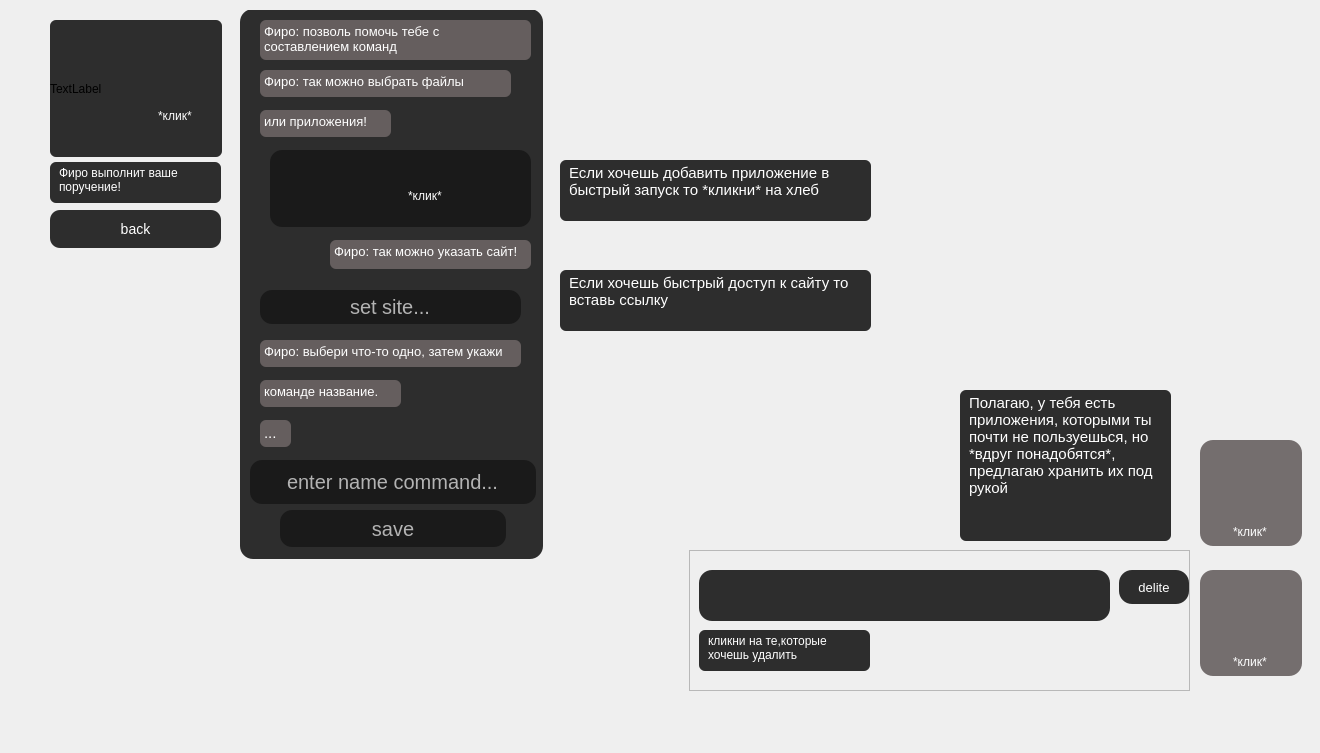
    <widget class="QWidget" name="page_add_frame">
     <widget class="QStackedWidget" name="stacked_add_frame">
      <property name="geometry">
       <rect>
        <x>30</x>
        <y>10</y>
        <width>1281</width>
        <height>734</height>
       </rect>
      </property>
      <property name="layoutDirection">
       <enum>Qt::LeftToRight</enum>
      </property>
      <property name="currentIndex">
       <number>0</number>
      </property>
      <widget class="QWidget" name="page_add_1">
       <widget class="QLineEdit" name="lineedit_command">
        <property name="geometry">
         <rect>
          <x>220</x>
          <y>450</y>
          <width>286</width>
          <height>44</height>
         </rect>
        </property>
        <property name="styleSheet">
         <string notr="true">background: rgba(23, 23, 23, 0.9);
box-shadow: 2px 4px 4px rgba(0, 0, 0, 0.25);
border-radius: 12px;
font-size: 20px;
line-height: 37px;

color: rgba(255, 255, 255, 0.67);</string>
        </property>
        <property name="text">
         <string>enter name command...</string>
        </property>
        <property name="alignment">
         <set>Qt::AlignCenter</set>
        </property>
       </widget>
       <widget class="QTextBrowser" name="label_add_1">
        <property name="geometry">
         <rect>
          <x>230</x>
          <y>10</y>
          <width>271</width>
          <height>40</height>
         </rect>
        </property>
        <property name="styleSheet">
         <string notr="true">background: rgba(233, 209, 209, 0.3);
box-shadow: 2px 4px 4px rgba(0, 0, 0, 0.25);
border-radius: 6px;
font-family: 'Titillium Web';
font-style: normal;
font-weight: 400;
font-size: 13px;
line-height: 20px;

color: #FFFFFF;</string>
        </property>
        <property name="html">
         <string>&lt;!DOCTYPE HTML PUBLIC &quot;-//W3C//DTD HTML 4.0//EN&quot; &quot;http://www.w3.org/TR/REC-html40/strict.dtd&quot;&gt;
&lt;html&gt;&lt;head&gt;&lt;meta name=&quot;qrichtext&quot; content=&quot;1&quot; /&gt;&lt;style type=&quot;text/css&quot;&gt;
p, li { white-space: pre-wrap; }
&lt;/style&gt;&lt;/head&gt;&lt;body style=&quot; font-family:'Titillium Web'; font-size:13px; font-weight:400; font-style:normal;&quot;&gt;
&lt;p style=&quot; margin-top:0px; margin-bottom:0px; margin-left:0px; margin-right:0px; -qt-block-indent:0; text-indent:0px;&quot;&gt;&lt;span style=&quot; font-size:10pt;&quot;&gt;Фиро: позволь помочь тебе с составлением команд&lt;/span&gt;&lt;/p&gt;&lt;/body&gt;&lt;/html&gt;</string>
        </property>
       </widget>
       <widget class="QTextBrowser" name="label_add_4">
        <property name="geometry">
         <rect>
          <x>300</x>
          <y>230</y>
          <width>201</width>
          <height>29</height>
         </rect>
        </property>
        <property name="styleSheet">
         <string notr="true">background: rgba(233, 209, 209, 0.3);
box-shadow: 2px 4px 4px rgba(0, 0, 0, 0.25);
border-radius: 6px;
font-family: 'Titillium Web';
font-style: normal;
font-weight: 400;
font-size: 13px;
line-height: 20px;

color: #FFFFFF;</string>
        </property>
        <property name="html">
         <string>&lt;!DOCTYPE HTML PUBLIC &quot;-//W3C//DTD HTML 4.0//EN&quot; &quot;http://www.w3.org/TR/REC-html40/strict.dtd&quot;&gt;
&lt;html&gt;&lt;head&gt;&lt;meta name=&quot;qrichtext&quot; content=&quot;1&quot; /&gt;&lt;style type=&quot;text/css&quot;&gt;
p, li { white-space: pre-wrap; }
&lt;/style&gt;&lt;/head&gt;&lt;body style=&quot; font-family:'Titillium Web'; font-size:13px; font-weight:400; font-style:normal;&quot;&gt;
&lt;p style=&quot; margin-top:0px; margin-bottom:0px; margin-left:0px; margin-right:0px; -qt-block-indent:0; text-indent:0px;&quot;&gt;&lt;span style=&quot; font-size:10pt;&quot;&gt;Фиро: так можно указать сайт!&lt;/span&gt;&lt;/p&gt;&lt;/body&gt;&lt;/html&gt;</string>
        </property>
       </widget>
       <widget class="QPushButton" name="save_command_button">
        <property name="geometry">
         <rect>
          <x>250</x>
          <y>500</y>
          <width>226</width>
          <height>37</height>
         </rect>
        </property>
        <property name="sizePolicy">
         <sizepolicy hsizetype="Minimum" vsizetype="Fixed">
          <horstretch>0</horstretch>
          <verstretch>0</verstretch>
         </sizepolicy>
        </property>
        <property name="layoutDirection">
         <enum>Qt::LeftToRight</enum>
        </property>
        <property name="autoFillBackground">
         <bool>false</bool>
        </property>
        <property name="styleSheet">
         <string notr="true">background: rgba(23, 23, 23, 0.9);
box-shadow: 2px 4px 4px rgba(0, 0, 0, 0.25);
border-radius: 12px;
font-size: 20px;
line-height: 37px;

color: rgba(255, 255, 255, 0.67);</string>
        </property>
        <property name="text">
         <string>save</string>
        </property>
        <property name="icon">
         <iconset>
          <normaloff>../../Neko_project/DeKi-Project/material/image 32.png</normaloff>../../Neko_project/DeKi-Project/material/image 32.png</iconset>
        </property>
       </widget>
       <widget class="QLabel" name="label_add_click_1">
        <property name="geometry">
         <rect>
          <x>120</x>
          <y>90</y>
          <width>61</width>
          <height>31</height>
         </rect>
        </property>
        <property name="styleSheet">
         <string notr="true">background: rgba(23, 23, 23, 0.0);
box-shadow: 2px 4px 4px rgba(0, 0, 0, 0.25);
border-radius: 6px;
font: 8pt &quot;Arial&quot;;
font-style: normal;
font-weight: 400;
font-size: 12px;
line-height: 18px;
padding: 0 0 0 5px;
color: #FFFFFF;</string>
        </property>
        <property name="text">
         <string>*клик*</string>
        </property>
       </widget>
       <widget class="QLabel" name="label_29">
        <property name="geometry">
         <rect>
          <x>20</x>
          <y>10</y>
          <width>172</width>
          <height>137</height>
         </rect>
        </property>
        <property name="styleSheet">
         <string notr="true">background: rgba(23, 23, 23, 0.9);
box-shadow: 2px 4px 4px rgba(0, 0, 0, 0.25);
border-radius: 6px;</string>
        </property>
        <property name="text">
         <string>TextLabel</string>
        </property>
       </widget>
       <widget class="QTextBrowser" name="label_add_7">
        <property name="geometry">
         <rect>
          <x>230</x>
          <y>410</y>
          <width>31</width>
          <height>27</height>
         </rect>
        </property>
        <property name="styleSheet">
         <string notr="true">background: rgba(233, 209, 209, 0.3);
box-shadow: 2px 4px 4px rgba(0, 0, 0, 0.25);
border-radius: 6px;
font-family: 'Titillium Web';
font-style: normal;
font-weight: 400;
font-size: 13px;
line-height: 20px;

color: #FFFFFF;</string>
        </property>
        <property name="html">
         <string>&lt;!DOCTYPE HTML PUBLIC &quot;-//W3C//DTD HTML 4.0//EN&quot; &quot;http://www.w3.org/TR/REC-html40/strict.dtd&quot;&gt;
&lt;html&gt;&lt;head&gt;&lt;meta name=&quot;qrichtext&quot; content=&quot;1&quot; /&gt;&lt;style type=&quot;text/css&quot;&gt;
p, li { white-space: pre-wrap; }
&lt;/style&gt;&lt;/head&gt;&lt;body style=&quot; font-family:'Titillium Web'; font-size:13px; font-weight:400; font-style:normal;&quot;&gt;
&lt;p style=&quot; margin-top:0px; margin-bottom:0px; margin-left:0px; margin-right:0px; -qt-block-indent:0; text-indent:0px;&quot;&gt;&lt;span style=&quot; font-size:11pt;&quot;&gt;...&lt;/span&gt;&lt;/p&gt;&lt;/body&gt;&lt;/html&gt;</string>
        </property>
       </widget>
       <widget class="QLineEdit" name="lineedit_site">
        <property name="geometry">
         <rect>
          <x>230</x>
          <y>280</y>
          <width>261</width>
          <height>34</height>
         </rect>
        </property>
        <property name="styleSheet">
         <string notr="true">background: rgba(23, 23, 23, 0.9);
box-shadow: 2px 4px 4px rgba(0, 0, 0, 0.25);
border-radius: 12px;
font-size: 20px;
line-height: 37px;

color: rgba(255, 255, 255, 0.67);</string>
        </property>
        <property name="text">
         <string>set site...</string>
        </property>
        <property name="alignment">
         <set>Qt::AlignCenter</set>
        </property>
       </widget>
       <widget class="QTextBrowser" name="label_add_6">
        <property name="geometry">
         <rect>
          <x>230</x>
          <y>370</y>
          <width>141</width>
          <height>27</height>
         </rect>
        </property>
        <property name="styleSheet">
         <string notr="true">background: rgba(233, 209, 209, 0.3);
box-shadow: 2px 4px 4px rgba(0, 0, 0, 0.25);
border-radius: 6px;
font-family: 'Titillium Web';
font-style: normal;
font-weight: 400;
font-size: 13px;
line-height: 20px;

color: #FFFFFF;</string>
        </property>
        <property name="html">
         <string>&lt;!DOCTYPE HTML PUBLIC &quot;-//W3C//DTD HTML 4.0//EN&quot; &quot;http://www.w3.org/TR/REC-html40/strict.dtd&quot;&gt;
&lt;html&gt;&lt;head&gt;&lt;meta name=&quot;qrichtext&quot; content=&quot;1&quot; /&gt;&lt;style type=&quot;text/css&quot;&gt;
p, li { white-space: pre-wrap; }
&lt;/style&gt;&lt;/head&gt;&lt;body style=&quot; font-family:'Titillium Web'; font-size:13px; font-weight:400; font-style:normal;&quot;&gt;
&lt;p style=&quot; margin-top:0px; margin-bottom:0px; margin-left:0px; margin-right:0px; -qt-block-indent:0; text-indent:0px;&quot;&gt;&lt;span style=&quot; font-size:10pt;&quot;&gt;команде название.&lt;/span&gt;&lt;/p&gt;&lt;/body&gt;&lt;/html&gt;</string>
        </property>
       </widget>
       <widget class="QLabel" name="character_add_label">
        <property name="geometry">
         <rect>
          <x>20</x>
          <y>0</y>
          <width>121</width>
          <height>151</height>
         </rect>
        </property>
        <property name="styleSheet">
         <string notr="true">background: rgba(23, 23, 23, 0.0);
box-shadow: 2px 4px 4px rgba(0, 0, 0, 0.25);
border-radius: 13px;</string>
        </property>
        <property name="text">
         <string/>
        </property>
        <property name="pixmap">
         <pixmap>../material/Firo/Firo_s.png</pixmap>
        </property>
       </widget>
       <widget class="QTextBrowser" name="label_add_2">
        <property name="geometry">
         <rect>
          <x>230</x>
          <y>60</y>
          <width>251</width>
          <height>27</height>
         </rect>
        </property>
        <property name="styleSheet">
         <string notr="true">background: rgba(233, 209, 209, 0.3);
box-shadow: 2px 4px 4px rgba(0, 0, 0, 0.25);
border-radius: 6px;
font-family: 'Titillium Web';
font-style: normal;
font-weight: 400;
font-size: 13px;
line-height: 20px;

color: #FFFFFF;</string>
        </property>
        <property name="html">
         <string>&lt;!DOCTYPE HTML PUBLIC &quot;-//W3C//DTD HTML 4.0//EN&quot; &quot;http://www.w3.org/TR/REC-html40/strict.dtd&quot;&gt;
&lt;html&gt;&lt;head&gt;&lt;meta name=&quot;qrichtext&quot; content=&quot;1&quot; /&gt;&lt;style type=&quot;text/css&quot;&gt;
p, li { white-space: pre-wrap; }
&lt;/style&gt;&lt;/head&gt;&lt;body style=&quot; font-family:'Titillium Web'; font-size:13px; font-weight:400; font-style:normal;&quot;&gt;
&lt;p style=&quot; margin-top:0px; margin-bottom:0px; margin-left:0px; margin-right:0px; -qt-block-indent:0; text-indent:0px;&quot;&gt;&lt;span style=&quot; font-size:10pt;&quot;&gt;Фиро: так можно выбрать файлы &lt;/span&gt;&lt;/p&gt;&lt;/body&gt;&lt;/html&gt;</string>
        </property>
       </widget>
       <widget class="QTextBrowser" name="label_add_5">
        <property name="geometry">
         <rect>
          <x>230</x>
          <y>330</y>
          <width>261</width>
          <height>27</height>
         </rect>
        </property>
        <property name="styleSheet">
         <string notr="true">background: rgba(233, 209, 209, 0.3);
box-shadow: 2px 4px 4px rgba(0, 0, 0, 0.25);
border-radius: 6px;
font-family: 'Titillium Web';
font-style: normal;
font-weight: 400;
font-size: 13px;
line-height: 20px;

color: #FFFFFF;</string>
        </property>
        <property name="html">
         <string>&lt;!DOCTYPE HTML PUBLIC &quot;-//W3C//DTD HTML 4.0//EN&quot; &quot;http://www.w3.org/TR/REC-html40/strict.dtd&quot;&gt;
&lt;html&gt;&lt;head&gt;&lt;meta name=&quot;qrichtext&quot; content=&quot;1&quot; /&gt;&lt;style type=&quot;text/css&quot;&gt;
p, li { white-space: pre-wrap; }
&lt;/style&gt;&lt;/head&gt;&lt;body style=&quot; font-family:'Titillium Web'; font-size:13px; font-weight:400; font-style:normal;&quot;&gt;
&lt;p style=&quot; margin-top:0px; margin-bottom:0px; margin-left:0px; margin-right:0px; -qt-block-indent:0; text-indent:0px;&quot;&gt;&lt;span style=&quot; font-size:10pt;&quot;&gt;Фиро: выбери что-то одно, затем укажи &lt;/span&gt;&lt;/p&gt;&lt;/body&gt;&lt;/html&gt;</string>
        </property>
       </widget>
       <widget class="QLabel" name="label_add_click_3">
        <property name="geometry">
         <rect>
          <x>1195</x>
          <y>506</y>
          <width>61</width>
          <height>31</height>
         </rect>
        </property>
        <property name="styleSheet">
         <string notr="true">background: rgba(23, 23, 23, 0.0);
box-shadow: 2px 4px 4px rgba(0, 0, 0, 0.25);
border-radius: 6px;
font: 8pt &quot;Arial&quot;;
font-style: normal;
font-weight: 400;
font-size: 12px;
line-height: 18px;
padding: 0 0 0 5px;
color: #FFFFFF;</string>
        </property>
        <property name="text">
         <string>*клик*</string>
        </property>
       </widget>
       <widget class="QPushButton" name="back_from_add_button">
        <property name="geometry">
         <rect>
          <x>20</x>
          <y>200</y>
          <width>171</width>
          <height>38</height>
         </rect>
        </property>
        <property name="styleSheet">
         <string notr="true">background: rgba(23, 23, 23, 0.9);
box-shadow: 2px 4px 4px rgba(0, 0, 0, 0.25);
border-radius: 10px;
font-size: 14px;
line-height: 27px;

color: #FFFFFF;</string>
        </property>
        <property name="text">
         <string>back</string>
        </property>
       </widget>
       <widget class="QFrame" name="background_bread_button">
        <property name="geometry">
         <rect>
          <x>240</x>
          <y>140</y>
          <width>261</width>
          <height>77</height>
         </rect>
        </property>
        <property name="styleSheet">
         <string notr="true">background: rgba(23, 23, 23, 0.9);
box-shadow: 2px 4px 4px rgba(0, 0, 0, 0.25);
border-radius: 12px;</string>
        </property>
        <property name="frameShape">
         <enum>QFrame::StyledPanel</enum>
        </property>
        <property name="frameShadow">
         <enum>QFrame::Raised</enum>
        </property>
        <widget class="QPushButton" name="bread_button_2">
         <property name="geometry">
          <rect>
           <x>0</x>
           <y>-10</y>
           <width>137</width>
           <height>79</height>
          </rect>
         </property>
         <property name="styleSheet">
          <string notr="true">background: rgba(23, 23, 23, 0.0);
box-shadow: 2px 4px 4px rgba(0, 0, 0, 0.25);
border-radius: 13px;
font-size: 18px;
line-height: 27px;

color: #FFFFFF;</string>
         </property>
         <property name="text">
          <string/>
         </property>
         <property name="icon">
          <iconset>
           <normaloff>../../Neko_project/DeKi-Project/material/image 43.png</normaloff>../../Neko_project/DeKi-Project/material/image 43.png</iconset>
         </property>
         <property name="iconSize">
          <size>
           <width>155</width>
           <height>99</height>
          </size>
         </property>
        </widget>
        <widget class="QLabel" name="label_add_click_2">
         <property name="geometry">
          <rect>
           <x>130</x>
           <y>30</y>
           <width>61</width>
           <height>31</height>
          </rect>
         </property>
         <property name="styleSheet">
          <string notr="true">background: rgba(23, 23, 23, 0.0);
box-shadow: 2px 4px 4px rgba(0, 0, 0, 0.25);
border-radius: 6px;
font: 8pt &quot;Arial&quot;;
font-style: normal;
font-weight: 400;
font-size: 12px;
line-height: 18px;
padding: 0 0 0 5px;
color: #FFFFFF;</string>
         </property>
         <property name="text">
          <string>*клик*</string>
         </property>
        </widget>
        <widget class="QPushButton" name="file_button">
         <property name="enabled">
          <bool>true</bool>
         </property>
         <property name="geometry">
          <rect>
           <x>190</x>
           <y>10</y>
           <width>56</width>
           <height>52</height>
          </rect>
         </property>
         <property name="styleSheet">
          <string notr="true">background: rgba(23, 23, 23, 0.0);
box-shadow: 2px 4px 4px rgba(0, 0, 0, 0.25);
border-radius: 13px;</string>
         </property>
         <property name="text">
          <string/>
         </property>
         <property name="icon">
          <iconset>
           <normaloff>../../Neko_project/DeKi-Project/material/image 75.png</normaloff>../../Neko_project/DeKi-Project/material/image 75.png</iconset>
         </property>
         <property name="iconSize">
          <size>
           <width>50</width>
           <height>50</height>
          </size>
         </property>
         <property name="autoDefault">
          <bool>false</bool>
         </property>
         <property name="default">
          <bool>false</bool>
         </property>
        </widget>
       </widget>
       <widget class="QLabel" name="label_add_click_4">
        <property name="geometry">
         <rect>
          <x>1195</x>
          <y>636</y>
          <width>61</width>
          <height>31</height>
         </rect>
        </property>
        <property name="styleSheet">
         <string notr="true">background: rgba(23, 23, 23, 0.0);
box-shadow: 2px 4px 4px rgba(0, 0, 0, 0.25);
border-radius: 6px;
font: 8pt &quot;Arial&quot;;
font-style: normal;
font-weight: 400;
font-size: 12px;
line-height: 18px;
padding: 0 0 0 5px;
color: #FFFFFF;</string>
        </property>
        <property name="text">
         <string>*клик*</string>
        </property>
       </widget>
       <widget class="QPushButton" name="card_board_box_button">
        <property name="enabled">
         <bool>true</bool>
        </property>
        <property name="geometry">
         <rect>
          <x>1170</x>
          <y>430</y>
          <width>102</width>
          <height>106</height>
         </rect>
        </property>
        <property name="styleSheet">
         <string notr="true">background: rgba(33, 24, 24, 0.6);
box-shadow: 2px 4px 4px rgba(0, 0, 0, 0.25);
border-radius: 13px;</string>
        </property>
        <property name="text">
         <string/>
        </property>
        <property name="icon">
         <iconset>
          <normaloff>../../Neko_project/DeKi-Project/material/image 78.png</normaloff>../../Neko_project/DeKi-Project/material/image 78.png</iconset>
        </property>
        <property name="iconSize">
         <size>
          <width>50</width>
          <height>50</height>
         </size>
        </property>
        <property name="autoDefault">
         <bool>false</bool>
        </property>
        <property name="default">
         <bool>false</bool>
        </property>
       </widget>
       <widget class="QPushButton" name="info_button">
        <property name="enabled">
         <bool>true</bool>
        </property>
        <property name="geometry">
         <rect>
          <x>120</x>
          <y>40</y>
          <width>56</width>
          <height>52</height>
         </rect>
        </property>
        <property name="styleSheet">
         <string notr="true">background: rgba(23, 23, 23, 0.0);
box-shadow: 2px 4px 4px rgba(0, 0, 0, 0.25);
border-radius: 13px;</string>
        </property>
        <property name="text">
         <string/>
        </property>
        <property name="icon">
         <iconset>
          <normaloff>../material/image 74.png</normaloff>../material/image 74.png</iconset>
        </property>
        <property name="iconSize">
         <size>
          <width>50</width>
          <height>50</height>
         </size>
        </property>
        <property name="autoDefault">
         <bool>false</bool>
        </property>
        <property name="default">
         <bool>false</bool>
        </property>
       </widget>
       <widget class="QTextBrowser" name="label_add_8">
        <property name="geometry">
         <rect>
          <x>20</x>
          <y>152</y>
          <width>171</width>
          <height>41</height>
         </rect>
        </property>
        <property name="styleSheet">
         <string notr="true">background: rgba(23, 23, 23, 0.9);
box-shadow: 2px 4px 4px rgba(0, 0, 0, 0.25);
border-radius: 6px;
font-family: 'Titillium Web';
font-style: normal;
font-weight: 400;
font-size: 12px;
line-height: 18px;
padding: 0 0 0 5px;
color: #FFFFFF;</string>
        </property>
        <property name="html">
         <string>&lt;!DOCTYPE HTML PUBLIC &quot;-//W3C//DTD HTML 4.0//EN&quot; &quot;http://www.w3.org/TR/REC-html40/strict.dtd&quot;&gt;
&lt;html&gt;&lt;head&gt;&lt;meta name=&quot;qrichtext&quot; content=&quot;1&quot; /&gt;&lt;style type=&quot;text/css&quot;&gt;
p, li { white-space: pre-wrap; }
&lt;/style&gt;&lt;/head&gt;&lt;body style=&quot; font-family:'Titillium Web'; font-size:12px; font-weight:400; font-style:normal;&quot;&gt;
&lt;p style=&quot; margin-top:0px; margin-bottom:0px; margin-left:0px; margin-right:0px; -qt-block-indent:0; text-indent:0px;&quot;&gt;&lt;span style=&quot; font-size:12px;&quot;&gt;Фиро выполнит ваше поручение!&lt;/span&gt;&lt;/p&gt;&lt;/body&gt;&lt;/html&gt;</string>
        </property>
       </widget>
       <widget class="QTextBrowser" name="label_add_3">
        <property name="geometry">
         <rect>
          <x>230</x>
          <y>100</y>
          <width>131</width>
          <height>27</height>
         </rect>
        </property>
        <property name="styleSheet">
         <string notr="true">background: rgba(233, 209, 209, 0.3);
box-shadow: 2px 4px 4px rgba(0, 0, 0, 0.25);
border-radius: 6px;
font-family: 'Titillium Web';
font-style: normal;
font-weight: 400;
font-size: 13px;
line-height: 20px;

color: #FFFFFF;</string>
        </property>
        <property name="html">
         <string>&lt;!DOCTYPE HTML PUBLIC &quot;-//W3C//DTD HTML 4.0//EN&quot; &quot;http://www.w3.org/TR/REC-html40/strict.dtd&quot;&gt;
&lt;html&gt;&lt;head&gt;&lt;meta name=&quot;qrichtext&quot; content=&quot;1&quot; /&gt;&lt;style type=&quot;text/css&quot;&gt;
p, li { white-space: pre-wrap; }
&lt;/style&gt;&lt;/head&gt;&lt;body style=&quot; font-family:'Titillium Web'; font-size:13px; font-weight:400; font-style:normal;&quot;&gt;
&lt;p style=&quot; margin-top:0px; margin-bottom:0px; margin-left:0px; margin-right:0px; -qt-block-indent:0; text-indent:0px;&quot;&gt;&lt;span style=&quot; font-size:10pt;&quot;&gt;или приложения!&lt;/span&gt;&lt;/p&gt;&lt;/body&gt;&lt;/html&gt;</string>
        </property>
       </widget>
       <widget class="QPushButton" name="trash_can_button">
        <property name="enabled">
         <bool>true</bool>
        </property>
        <property name="geometry">
         <rect>
          <x>1170</x>
          <y>560</y>
          <width>102</width>
          <height>106</height>
         </rect>
        </property>
        <property name="styleSheet">
         <string notr="true">background: rgba(33, 24, 24, 0.6);
box-shadow: 2px 4px 4px rgba(0, 0, 0, 0.25);
border-radius: 13px;</string>
        </property>
        <property name="text">
         <string/>
        </property>
        <property name="icon">
         <iconset>
          <normaloff>../../Neko_project/DeKi-Project/material/image 80.png</normaloff>../../Neko_project/DeKi-Project/material/image 80.png</iconset>
        </property>
        <property name="iconSize">
         <size>
          <width>50</width>
          <height>50</height>
         </size>
        </property>
        <property name="autoDefault">
         <bool>false</bool>
        </property>
        <property name="default">
         <bool>false</bool>
        </property>
       </widget>
       <widget class="QLabel" name="background_message">
        <property name="enabled">
         <bool>true</bool>
        </property>
        <property name="geometry">
         <rect>
          <x>210</x>
          <y>-1</y>
          <width>303</width>
          <height>550</height>
         </rect>
        </property>
        <property name="styleSheet">
         <string notr="true">background: rgba(23, 23, 23, 0.9);
box-shadow: 2px 4px 4px rgba(0, 0, 0, 0.25);
border-radius: 13px;
font-size: 12px;
line-height: 27px;

color: #FFFFFF;</string>
        </property>
        <property name="text">
         <string/>
        </property>
        <property name="textFormat">
         <enum>Qt::AutoText</enum>
        </property>
        <property name="pixmap">
         <pixmap>../material/Component 3 (2).png</pixmap>
        </property>
        <property name="scaledContents">
         <bool>true</bool>
        </property>
        <property name="alignment">
         <set>Qt::AlignCenter</set>
        </property>
        <property name="wordWrap">
         <bool>false</bool>
        </property>
       </widget>
       <widget class="QTextBrowser" name="label_info_2">
        <property name="geometry">
         <rect>
          <x>530</x>
          <y>260</y>
          <width>311</width>
          <height>61</height>
         </rect>
        </property>
        <property name="styleSheet">
         <string notr="true">background: rgba(23, 23, 23, 0.9);
box-shadow: 2px 4px 4px rgba(0, 0, 0, 0.25);
border-radius: 6px;
font-family: 'Titillium Web';
font-style: normal;
font-weight: 400;
font-size: 12px;
line-height: 18px;
padding: 0 0 0 5px;
color: #FFFFFF;</string>
        </property>
        <property name="html">
         <string>&lt;!DOCTYPE HTML PUBLIC &quot;-//W3C//DTD HTML 4.0//EN&quot; &quot;http://www.w3.org/TR/REC-html40/strict.dtd&quot;&gt;
&lt;html&gt;&lt;head&gt;&lt;meta name=&quot;qrichtext&quot; content=&quot;1&quot; /&gt;&lt;style type=&quot;text/css&quot;&gt;
p, li { white-space: pre-wrap; }
&lt;/style&gt;&lt;/head&gt;&lt;body style=&quot; font-family:'Titillium Web'; font-size:12px; font-weight:400; font-style:normal;&quot;&gt;
&lt;p style=&quot; margin-top:0px; margin-bottom:0px; margin-left:0px; margin-right:0px; -qt-block-indent:0; text-indent:0px;&quot;&gt;&lt;span style=&quot; font-size:11pt;&quot;&gt;Если хочешь быстрый доступ к сайту то вставь ссылку&lt;/span&gt;&lt;/p&gt;&lt;/body&gt;&lt;/html&gt;</string>
        </property>
       </widget>
       <widget class="QTextBrowser" name="label_add_13">
        <property name="geometry">
         <rect>
          <x>530</x>
          <y>150</y>
          <width>311</width>
          <height>61</height>
         </rect>
        </property>
        <property name="styleSheet">
         <string notr="true">background: rgba(23, 23, 23, 0.9);
box-shadow: 2px 4px 4px rgba(0, 0, 0, 0.25);
border-radius: 6px;
font-family: 'Titillium Web';
font-style: normal;
font-weight: 400;
font-size: 12px;
line-height: 18px;
padding: 0 0 0 5px;
color: #FFFFFF;</string>
        </property>
        <property name="html">
         <string>&lt;!DOCTYPE HTML PUBLIC &quot;-//W3C//DTD HTML 4.0//EN&quot; &quot;http://www.w3.org/TR/REC-html40/strict.dtd&quot;&gt;
&lt;html&gt;&lt;head&gt;&lt;meta name=&quot;qrichtext&quot; content=&quot;1&quot; /&gt;&lt;style type=&quot;text/css&quot;&gt;
p, li { white-space: pre-wrap; }
&lt;/style&gt;&lt;/head&gt;&lt;body style=&quot; font-family:'Titillium Web'; font-size:12px; font-weight:400; font-style:normal;&quot;&gt;
&lt;p style=&quot; margin-top:0px; margin-bottom:0px; margin-left:0px; margin-right:0px; -qt-block-indent:0; text-indent:0px;&quot;&gt;&lt;span style=&quot; font-size:11pt;&quot;&gt;Если хочешь добавить приложение в быстрый запуск то *кликни* на хлеб&lt;/span&gt;&lt;/p&gt;&lt;/body&gt;&lt;/html&gt;</string>
        </property>
       </widget>
       <widget class="QTextBrowser" name="label_info_3">
        <property name="geometry">
         <rect>
          <x>930</x>
          <y>380</y>
          <width>211</width>
          <height>151</height>
         </rect>
        </property>
        <property name="styleSheet">
         <string notr="true">background: rgba(23, 23, 23, 0.9);
box-shadow: 2px 4px 4px rgba(0, 0, 0, 0.25);
border-radius: 6px;
font-family: 'Titillium Web';
font-style: normal;
font-weight: 400;
font-size: 12px;
line-height: 18px;
padding: 0 0 0 5px;
color: #FFFFFF;</string>
        </property>
        <property name="html">
         <string>&lt;!DOCTYPE HTML PUBLIC &quot;-//W3C//DTD HTML 4.0//EN&quot; &quot;http://www.w3.org/TR/REC-html40/strict.dtd&quot;&gt;
&lt;html&gt;&lt;head&gt;&lt;meta name=&quot;qrichtext&quot; content=&quot;1&quot; /&gt;&lt;style type=&quot;text/css&quot;&gt;
p, li { white-space: pre-wrap; }
&lt;/style&gt;&lt;/head&gt;&lt;body style=&quot; font-family:'Titillium Web'; font-size:12px; font-weight:400; font-style:normal;&quot;&gt;
&lt;p style=&quot; margin-top:0px; margin-bottom:0px; margin-left:0px; margin-right:0px; -qt-block-indent:0; text-indent:0px;&quot;&gt;&lt;span style=&quot; font-size:11pt;&quot;&gt;Полагаю, у тебя есть приложения, которыми ты почти не пользуешься, но *вдруг понадобятся*, предлагаю хранить их под рукой&lt;/span&gt;&lt;/p&gt;&lt;/body&gt;&lt;/html&gt;</string>
        </property>
       </widget>
       <widget class="QFrame" name="del_bar_frame">
        <property name="geometry">
         <rect>
          <x>659</x>
          <y>540</y>
          <width>501</width>
          <height>141</height>
         </rect>
        </property>
        <property name="frameShape">
         <enum>QFrame::StyledPanel</enum>
        </property>
        <property name="frameShadow">
         <enum>QFrame::Raised</enum>
        </property>
        <widget class="QScrollArea" name="delite_area">
         <property name="geometry">
          <rect>
           <x>10</x>
           <y>20</y>
           <width>411</width>
           <height>51</height>
          </rect>
         </property>
         <property name="styleSheet">
          <string notr="true">background: rgba(23, 23, 23, 0.9);
box-shadow: 2px 4px 4px rgba(0, 0, 0, 0.25);
border-radius: 13px;</string>
         </property>
         <property name="verticalScrollBarPolicy">
          <enum>Qt::ScrollBarAlwaysOff</enum>
         </property>
         <property name="horizontalScrollBarPolicy">
          <enum>Qt::ScrollBarAlwaysOff</enum>
         </property>
         <property name="widgetResizable">
          <bool>true</bool>
         </property>
         <widget class="QWidget" name="delite_area_container">
          <property name="geometry">
           <rect>
            <x>0</x>
            <y>0</y>
            <width>409</width>
            <height>49</height>
           </rect>
          </property>
          <property name="styleSheet">
           <string notr="true">background: rgba(23, 23, 23, 0.0);</string>
          </property>
          <layout class="QGridLayout" name="gridLayout_2"/>
         </widget>
        </widget>
        <widget class="QTextBrowser" name="label_about_delite">
         <property name="geometry">
          <rect>
           <x>10</x>
           <y>80</y>
           <width>171</width>
           <height>41</height>
          </rect>
         </property>
         <property name="styleSheet">
          <string notr="true">background: rgba(23, 23, 23, 0.9);
box-shadow: 2px 4px 4px rgba(0, 0, 0, 0.25);
border-radius: 6px;
font-family: 'Titillium Web';
font-style: normal;
font-weight: 400;
font-size: 12px;
line-height: 18px;
padding: 0 0 0 5px;
color: #FFFFFF;</string>
         </property>
         <property name="html">
          <string>&lt;!DOCTYPE HTML PUBLIC &quot;-//W3C//DTD HTML 4.0//EN&quot; &quot;http://www.w3.org/TR/REC-html40/strict.dtd&quot;&gt;
&lt;html&gt;&lt;head&gt;&lt;meta name=&quot;qrichtext&quot; content=&quot;1&quot; /&gt;&lt;style type=&quot;text/css&quot;&gt;
p, li { white-space: pre-wrap; }
&lt;/style&gt;&lt;/head&gt;&lt;body style=&quot; font-family:'Titillium Web'; font-size:12px; font-weight:400; font-style:normal;&quot;&gt;
&lt;p style=&quot; margin-top:0px; margin-bottom:0px; margin-left:0px; margin-right:0px; -qt-block-indent:0; text-indent:0px;&quot;&gt;&lt;span style=&quot; font-size:12px;&quot;&gt;кликни на те,которые хочешь удалить&lt;/span&gt;&lt;/p&gt;&lt;/body&gt;&lt;/html&gt;</string>
         </property>
        </widget>
        <widget class="QPushButton" name="delite_button">
         <property name="geometry">
          <rect>
           <x>430</x>
           <y>20</y>
           <width>70</width>
           <height>34</height>
          </rect>
         </property>
         <property name="styleSheet">
          <string notr="true">background: rgba(23, 23, 23, 0.9);
box-shadow: 2px 4px 4px rgba(0, 0, 0, 0.25);
border-radius: 13px;
font-size: 13px;
line-height: 27px;

color: #FFFFFF;</string>
         </property>
         <property name="text">
          <string>delite</string>
         </property>
        </widget>
       </widget>
       <zorder>del_bar_frame</zorder>
       <zorder>label_29</zorder>
       <zorder>background_message</zorder>
       <zorder>card_board_box_button</zorder>
       <zorder>trash_can_button</zorder>
       <zorder>lineedit_command</zorder>
       <zorder>label_add_1</zorder>
       <zorder>label_add_4</zorder>
       <zorder>save_command_button</zorder>
       <zorder>label_add_click_1</zorder>
       <zorder>label_add_7</zorder>
       <zorder>lineedit_site</zorder>
       <zorder>label_add_6</zorder>
       <zorder>character_add_label</zorder>
       <zorder>label_add_2</zorder>
       <zorder>label_add_5</zorder>
       <zorder>label_add_click_3</zorder>
       <zorder>back_from_add_button</zorder>
       <zorder>background_bread_button</zorder>
       <zorder>label_add_click_4</zorder>
       <zorder>info_button</zorder>
       <zorder>label_add_8</zorder>
       <zorder>label_add_3</zorder>
       <zorder>label_info_2</zorder>
       <zorder>label_add_13</zorder>
       <zorder>label_info_3</zorder>
      </widget>
     </widget>
    </widget>
